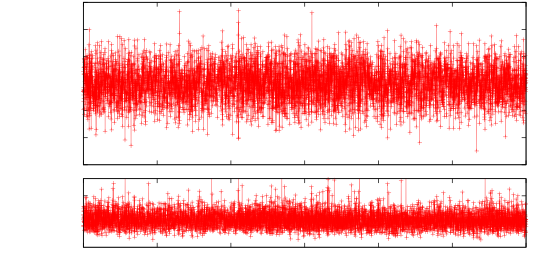

Reproduce this figure in gnuplot.
clear
reset
file = "laserstabilitaet_b_iScan+FOL"
datafile = sprintf('../dat/%s.dat',file)

starttime = 497432425

set term push
set term epslatex color 10 size 14cm, 7cm
set out sprintf('%s.tex',file)
set multiplot



#set fit errorvariables
#set dummy f
#f(x)=a*x+b
#b=14
#a=0.02
#fit f(x) datafile using 1:2:3 via a,b
#set label 1 sprintf('$\chi^2_{\mathrm{red}} = %.4f$',FIT_WSSR/FIT_NDF) at graph 0.90, 0.90


set origin 0, 0.4
set size 1, 0.6
set bmargin 0
set tmargin 0.2
set lmargin 10
unset key
unset xlabel
set format x ""
#set xlabel 'Zeit [min]'
set ylabel 'relative Frequenz [MHz]' -1,1
set samples 100000
set xrange [0:120]
plot datafile using (($1-starttime)/60000):4 with linespoints pt 1 lt 1 lc 1


set origin 0, 0.0
set size 1, 0.4
set tmargin 1
set bmargin 2
set format x "%g"
unset key
set xlabel 'Zeit [min]' 0,0.5
set ylabel 'Jitter [MHz]' 1,0
set ytic 0.5,0.5,1.5
set samples 100000
set xrange [0:120]
set yrange [0:2]
plot datafile using (($1-starttime)/60000):2 with linespoints pt 1 lt 1 lc 1

unset multiplot
unset out
